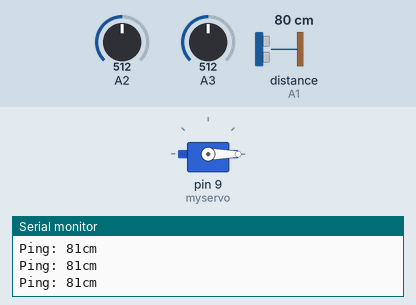
Bench run of a sketch on a simulated Arduino Uno, built with avr-gcc and run on an emulated ATmega328P. Parts: servo, the last lines printed to the serial monitor. The inputs (shaded band) are chosen by the test bench; at power-on: distance to the obstacle (sensor on A1) 80 cm, A2 = 512, A3 = 512. The echo pulse lasts 58.3 µs per cm; the modem accepts every AT command (registered, SIM ready, sends succeed) and sends nothing else.

Above: at 1.2 s.
1.3 s: distance to the obstacle (sensor on A1) set to 2 cm
At 7.9 s:
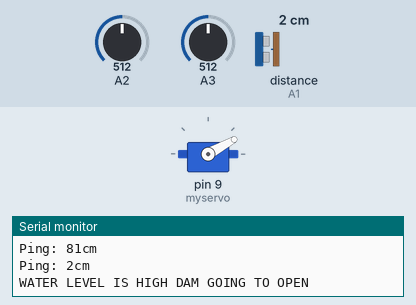
At 8.51 s:
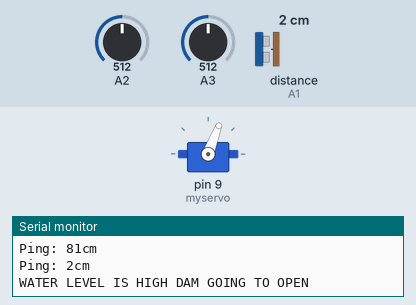
Timing chart, 0 to 10.3 s (numbered marks = the images above; inputs shaded):
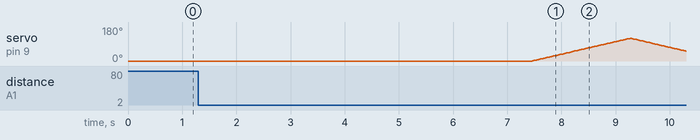

The sketch:

codeDam.ino
```cpp
#include <NewPing.h>
#include <Servo.h>
#include <SoftwareSerial.h>
SoftwareSerial mySerial(4,5);
Servo myservo;
int pos = 0;
#define TRIGGER_PIN  A0  // Arduino pin tied to trigger pin on the ultrasonic sensor.
#define ECHO_PIN     A1  // Arduino pin tied to echo pin on the ultrasonic sensor.
#define MAX_DISTANCE 200 // Maximum distance we want to ping for (in centimeters). Maximum sensor distance is rated at 400-500cm.
NewPing sonar(TRIGGER_PIN, ECHO_PIN, MAX_DISTANCE); // NewPing setup of pins and maximum distance.
void setup() {
  mySerial.begin(115200);
  myservo.attach(9);
  Serial.begin(9600); // Open serial monitor at 115200 baud to see ping results.
  myservo.write(0);
}
void loop() {
  delay(50);                     // Wait 50ms between pings (about 20 pings/sec). 29ms should be the shortest delay between pings.
  Serial.print("Ping: ");
  Serial.print(sonar.ping_cm()); // Send ping, get distance in cm and print result (0 = outside set distance range)
  Serial.println("cm");
  if(sonar.ping_cm()<10 && sonar.ping_cm()>0)
  {
    SendMessage("WATER LEVEL IS HIGH DAM GOING TO OPEN");
    delay(3000);
    for (pos = 0; pos <= 120; pos += 1) {
      myservo.write(pos);              // tell servo to go to position in variable 'pos'
      delay(15);                       // waits 15ms for the servo to reach the position
    }
    for (pos = 120; pos >= 0; pos -= 1) {
      myservo.write(pos);              // tell servo to go to position in variable 'pos'
      delay(15);                       // waits 15ms for the servo to reach the position
    }
  }
  if(analogRead(A3)<20)
  {
    SendMessage("LAND IS VERY DRY DAM GOING TO OPEN");
    delay(3000);
    for (pos = 0; pos <= 120; pos += 1) {
      myservo.write(pos);              // tell servo to go to position in variable 'pos'
      delay(15);                       // waits 15ms for the servo to reach the position
    }
    for (pos = 120; pos >= 0; pos -= 1) {
      myservo.write(pos);              // tell servo to go to position in variable 'pos'
      delay(15);                       // waits 15ms for the servo to reach the position
    }
  }
  if(analogRead(A2)<500)
  {
    SendMessage("RAIN FALL IS DETECTED DAM WILL RELEASE ASAP");
  }
}
void SendMessage(String a)
{
  mySerial.println("AT+CMGF=1");//text mode
  delay(1000);  // Delay of 1000 milli seconds or 1 second
  mySerial.println("AT+CMGS=\"+919999999999\"\r");
  delay(1000);
  Serial.println(a);
  mySerial.println(a);
  delay(100);
  mySerial.println((char)26);
  delay(1000);
}
```

Measured:
- after the input at 1.3 s, servo on pin 9 (myservo): rises from 0° to 120° in 1.8 s, then falls to 52° in 1.0 s
